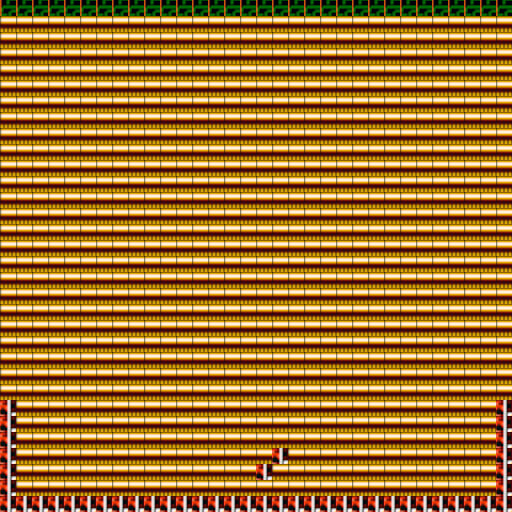

Below is a game level as drawn by its tile map, then a one-line description and the .tmx file that defines it, in full:
An orthogonal 32x32 tile map with 16x16 px tiles, 1 tile layer (foreground).

<map version="1.0" orientation="orthogonal" renderorder="right-down" width="32" height="32" tilewidth="16" tileheight="16" nextobjectid="1">
 <tileset firstgid="1" name="tiles" tilewidth="16" tileheight="16" spacing="1" margin="1" tilecount="720" columns="40">
  <image source="tilesets/mm3_32pxtiles.png" trans="ff80c0" width="498" height="516" />
  <tile id="15">
   <properties>
    <property name="type" value="1" />
   </properties>
  </tile>
  <tile id="391">
   <properties>
    <property name="type" value="1" />
   </properties>
  </tile>
  <tile id="8">
   <properties>
    <property name="type" value="2" />
   </properties>
  </tile>
 </tileset>
 <layer name="foreground" width="32" height="32" offsetx="0" offsety="0" collides="true">
  <data encoding="csv">
391,391,391,391,391,391,391,391,391,391,391,391,391,391,391,391,391,391,391,391,391,391,391,391,391,391,391,391,391,391,391,391,
15,15,15,15,15,15,15,15,15,15,15,15,15,15,15,15,15,15,15,15,15,15,15,15,15,15,15,15,15,15,15,15,
15,15,15,15,15,15,15,15,15,15,15,15,15,15,15,15,15,15,15,15,15,15,15,15,15,15,15,15,15,15,15,15,
15,15,15,15,15,15,15,15,15,15,15,15,15,15,15,15,15,15,15,15,15,15,15,15,15,15,15,15,15,15,15,15,
15,15,15,15,15,15,15,15,15,15,15,15,15,15,15,15,15,15,15,15,15,15,15,15,15,15,15,15,15,15,15,15,
15,15,15,15,15,15,15,15,15,15,15,15,15,15,15,15,15,15,15,15,15,15,15,15,15,15,15,15,15,15,15,15,
15,15,15,15,15,15,15,15,15,15,15,15,15,15,15,15,15,15,15,15,15,15,15,15,15,15,15,15,15,15,15,15,
15,15,15,15,15,15,15,15,15,15,15,15,15,15,15,15,15,15,15,15,15,15,15,15,15,15,15,15,15,15,15,15,
15,15,15,15,15,15,15,15,15,15,15,15,15,15,15,15,15,15,15,15,15,15,15,15,15,15,15,15,15,15,15,15,
15,15,15,15,15,15,15,15,15,15,15,15,15,15,15,15,15,15,15,15,15,15,15,15,15,15,15,15,15,15,15,15,
15,15,15,15,15,15,15,15,15,15,15,15,15,15,15,15,15,15,15,15,15,15,15,15,15,15,15,15,15,15,15,15,
15,15,15,15,15,15,15,15,15,15,15,15,15,15,15,15,15,15,15,15,15,15,15,15,15,15,15,15,15,15,15,15,
15,15,15,15,15,15,15,15,15,15,15,15,15,15,15,15,15,15,15,15,15,15,15,15,15,15,15,15,15,15,15,15,
15,15,15,15,15,15,15,15,15,15,15,15,15,15,15,15,15,15,15,15,15,15,15,15,15,15,15,15,15,15,15,15,
15,15,15,15,15,15,15,15,15,15,15,15,15,15,15,15,15,15,15,15,15,15,15,15,15,15,15,15,15,15,15,15,
15,15,15,15,15,15,15,15,15,15,15,15,15,15,15,15,15,15,15,15,15,15,15,15,15,15,15,15,15,15,15,15,
15,15,15,15,15,15,15,15,15,15,15,15,15,15,15,15,15,15,15,15,15,15,15,15,15,15,15,15,15,15,15,15,
15,15,15,15,15,15,15,15,15,15,15,15,15,15,15,15,15,15,15,15,15,15,15,15,15,15,15,15,15,15,15,15,
15,15,15,15,15,15,15,15,15,15,15,15,15,15,15,15,15,15,15,15,15,15,15,15,15,15,15,15,15,15,15,15,
15,15,15,15,15,15,15,15,15,15,15,15,15,15,15,15,15,15,15,15,15,15,15,15,15,15,15,15,15,15,15,15,
15,15,15,15,15,15,15,15,15,15,15,15,15,15,15,15,15,15,15,15,15,15,15,15,15,15,15,15,15,15,15,15,
15,15,15,15,15,15,15,15,15,15,15,15,15,15,15,15,15,15,15,15,15,15,15,15,15,15,15,15,15,15,15,15,
15,15,15,15,15,15,15,15,15,15,15,15,15,15,15,15,15,15,15,15,15,15,15,15,15,15,15,15,15,15,15,15,
15,15,15,15,15,15,15,15,15,15,15,15,15,15,15,15,15,15,15,15,15,15,15,15,15,15,15,15,15,15,15,15,
15,15,15,15,15,15,15,15,15,15,15,15,15,15,15,15,15,15,15,15,15,15,15,15,15,15,15,15,15,15,15,15,
8,15,15,15,15,15,15,15,15,15,15,15,15,15,15,15,15,15,15,15,15,15,15,15,15,15,15,15,15,15,15,8,
8,15,15,15,15,15,15,15,15,15,15,15,15,15,15,15,15,15,15,15,15,15,15,15,15,15,15,15,15,15,15,8,
8,15,15,15,15,15,15,15,15,15,15,15,15,15,15,15,15,15,15,15,15,15,15,15,15,15,15,15,15,15,15,8,
8,15,15,15,15,15,15,15,15,15,15,15,15,15,15,15,15,8,15,15,15,15,15,15,15,15,15,15,15,15,15,8,
8,15,15,15,15,15,15,15,15,15,15,15,15,15,15,15,8,15,15,15,15,15,15,15,15,15,15,15,15,15,15,8,
8,15,15,15,15,15,15,15,15,15,15,15,15,15,15,15,15,15,15,15,15,15,15,15,15,15,15,15,15,15,15,8,
8,8,8,8,8,8,8,8,8,8,8,8,8,8,8,8,8,8,8,8,8,8,8,8,8,8,8,8,8,8,8,8,
</data>
 </layer>
 <objectgroup name="objects" />
</map>